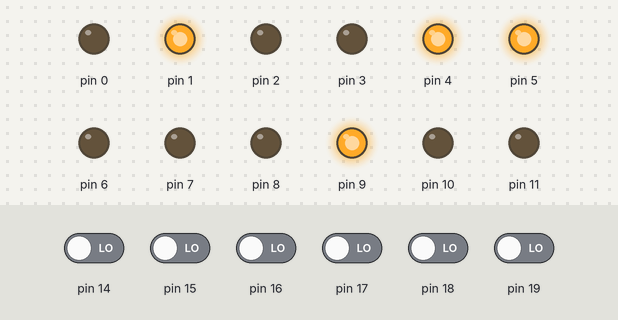
A sketch run on a simulated Arduino Uno, built for the host (arithmetic inside an expression is 32-bit, double 64-bit). On the bench: output pins drawn as LEDs (lit = HIGH). The inputs (shaded band) are chosen by the test bench; at power-on: pin 14–19 LOW.

Above: at 1.2 s.
1.3 s: pin 14 driven HIGH
At 1.7 s:
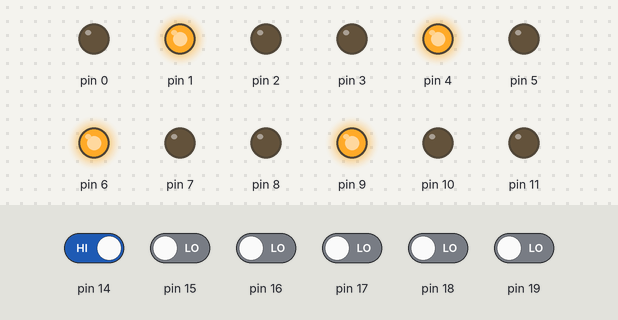
2.8 s: pin 15 driven HIGH
At 4.0 s:
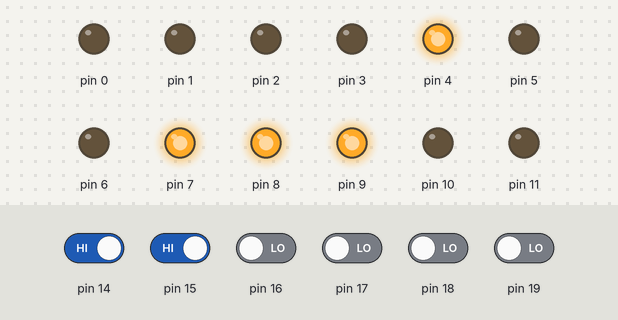
4.3 s: pin 16 driven HIGH
At 5.2 s:
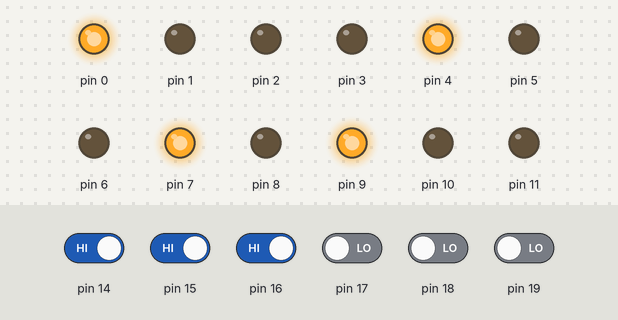
5.8 s: pin 17 driven HIGH
At 6.3 s:
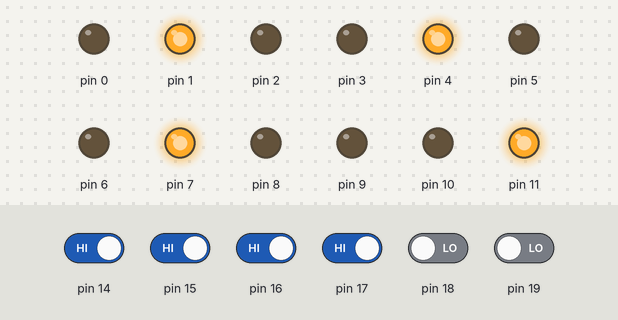
7.3 s: pin 14 driven LOW
At 8.5 s:
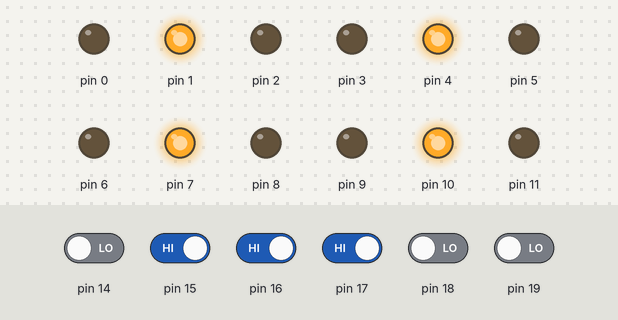
8.8 s: pin 17 driven LOW
At 9.8 s:
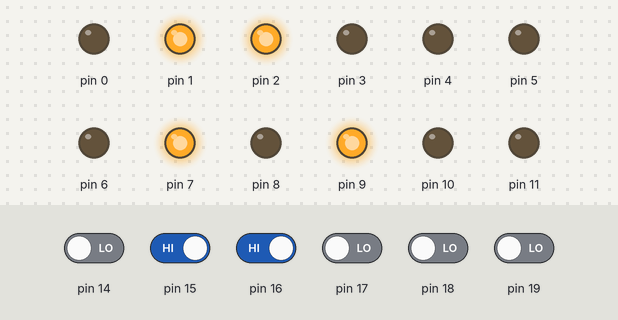
Timing chart, 0 to 11.3 s (numbered marks = the images above; inputs shaded):
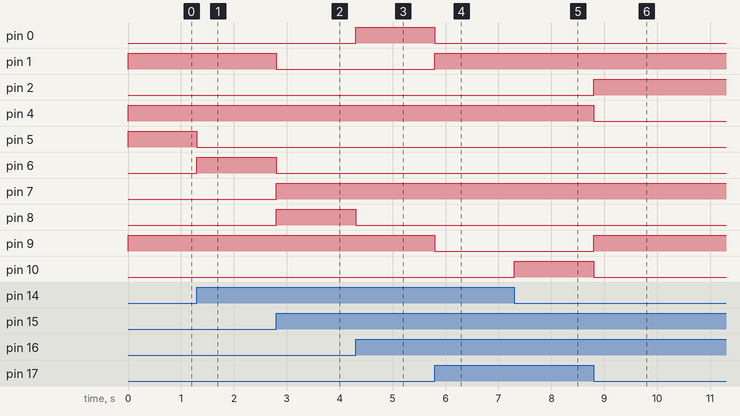

Measured:
- after the input at 1.3 s, pin 5: HIGH → LOW at once; pin 6: LOW → HIGH at once
- after the input at 2.8 s, pin 1, pin 6: HIGH → LOW at once; pin 7, pin 8: LOW → HIGH at once
- after the input at 4.3 s, pin 0: LOW → HIGH at once; pin 8: HIGH → LOW at once
- after the input at 5.8 s, pin 0, pin 9: HIGH → LOW at once; pin 1, pin 11: LOW → HIGH at once
- after the input at 7.3 s, pin 10: LOW → HIGH at once; pin 11: HIGH → LOW at once
- after the input at 8.8 s, pin 2, pin 9: LOW → HIGH at once; pin 4, pin 10: HIGH → LOW at once

The sketch:

sketch_feb26a.ino
```cpp
#define go1 0
#define wait1 1
#define go2 2
#define wait2 3
#define go3 4
#define wait3 5
#define go4 6
#define wait4 7

struct state {
  unsigned long out[2];
  unsigned long wait;
  unsigned long next[16];
};
typedef const struct state STyp;

unsigned long S;
unsigned long input,previous_input;
unsigned long i;

STyp FSM[8]={
  {{0x32,0x02},3000000,{go1,wait1,wait1,wait1,wait1,wait1,wait1,wait1,go1,wait1,wait1,wait1,wait1,wait1,wait1,wait1}},
  {{0x52,0x02},500000,{go2,go4,go3,go3,go2,go2,go2,go2,go2,go4,go3,go3,go2,go2,go2,go2}},
  {{0x86,0x02},3000000,{go2,wait2,wait2,wait2,go2,wait2,wait2,wait2,wait2,wait2,wait2,wait2,wait2,wait2,wait2,wait2}},
  {{0x8A,0x02},500000,{go3,go4,go3,go4,go3,go4,go3,go3,go1,go1,go3,go3,go1,go4,go3,go3}},
  {{0x90,0x03},3000000,{go3,wait3,go3,wait3,wait3,wait3,wait3,wait3,wait3,wait3,wait3,wait3,wait3,wait3,wait3,wait3}},
  {{0x91,0x02},500000,{go4,go4,go3,go4,go2,go4,go2,go4,go1,go4,go1,go4,go1,go4,go1,go4}},
  {{0x92,0x08},3000000,{go4,go4,wait4,wait4,wait4,wait4,wait4,wait4,wait4,wait4,wait4,wait4,wait4,wait4,wait4,wait4}},
  {{0x92,0x04},500000,{go1,go4,go3,go3,go2,go2,go2,go2,go1,go1,go1,go1,go1,go1,go1,go1}}
};
int main() {
  DDRD = 0B11111111; //set port D as output
  DDRB = 0B00001111; //set port B pins [3,2,1,0] as output
  DDRC = 0B00000000; //set port C pins [3,2,1,0] as input
  S = go1; //set the initial state of the machine

 while(1){
  PORTD = FSM[S].out[0]; //outputs to led
  PORTB = FSM[S].out[1]; //outputs to led
  for(i=0;i<FSM[S].wait;i++){
    previous_input = input;
    input = PINC;
    if(input!=previous_input)
    break;
  }
  input = PINC;
  S = FSM[S].next[input];

}
return 0;
}
```
